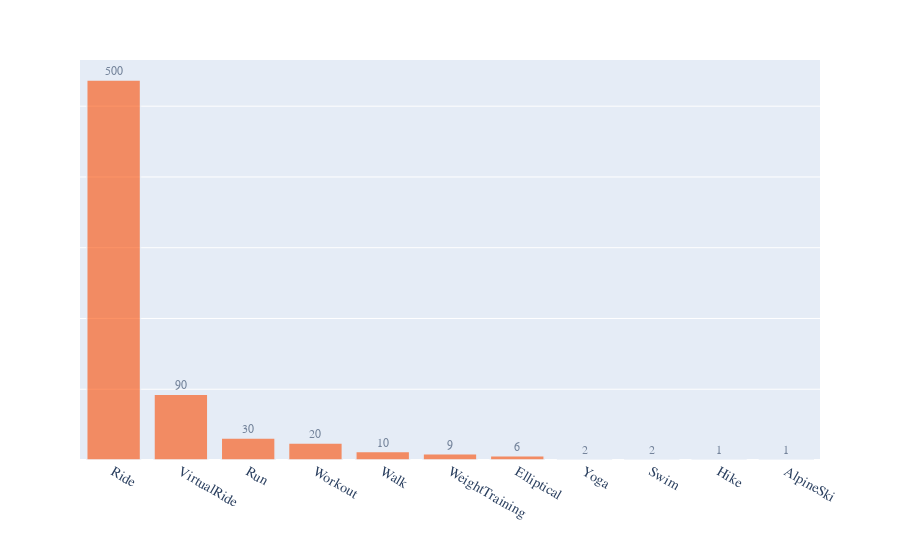

Notebook code cell kept with this figure:
### Code cell
# Activity Breakdown by type
# Chart of all activities by type
breakdown_by_type = processed_data['type'].value_counts()

fig = px.bar(breakdown_by_type, x=breakdown_by_type.index, y=breakdown_by_type.values, text_auto='.0s') # Plotly Express
fig.update_traces(textfont_size=12, textangle=0, textposition="outside", cliponaxis=False)
fig.update_layout(
    # title_text="Activity Breakdown",
    yaxis_title="",
    xaxis_title="",
    font=dict(
        family="Arial",
        size=14,
    )
)
fig.update_traces(marker_color='#FC4C02',
                  marker_line_width=1.5, opacity=0.6)
                  
fig.update_yaxes(showticklabels=False)
fig.show()

### Figure 1 — Plotly figure (JSON) as saved in the notebook; plotly's stock layout.template omitted (floating-point values rounded to 4 significant figures)
{"data": [{"alignmentgroup": "True", "cliponaxis": false, "hovertemplate": "index=%{x}<br>y=%{y}<extra></extra>", "legendgroup": "", "marker": {"color": "#FC4C02", "line": {"width": 1.5}, "pattern": {"shape": ""}}, "name": "", "offsetgroup": "", "opacity": 0.6, "orientation": "v", "showlegend": false, "textangle": 0, "textfont": {"size": 12}, "textposition": "outside", "texttemplate": "%{y:.0s}", "type": "bar", "x": ["Ride", "VirtualRide", "Run", "Workout", "Walk", "WeightTraining", "Elliptical", "Yoga", "Swim", "Hike", "AlpineSki"], "xaxis": "x", "y": [537, 93, 31, 24, 12, 9, 6, 2, 2, 1, 1], "yaxis": "y"}], "layout": {"barmode": "relative", "font": {"family": "Arial", "size": 14}, "legend": {"tracegroupgap": 0}, "margin": {"t": 60}, "xaxis": {"anchor": "y", "domain": [0, 1], "title": {"text": ""}}, "yaxis": {"anchor": "x", "domain": [0, 1], "showticklabels": false, "title": {"text": ""}}}}
